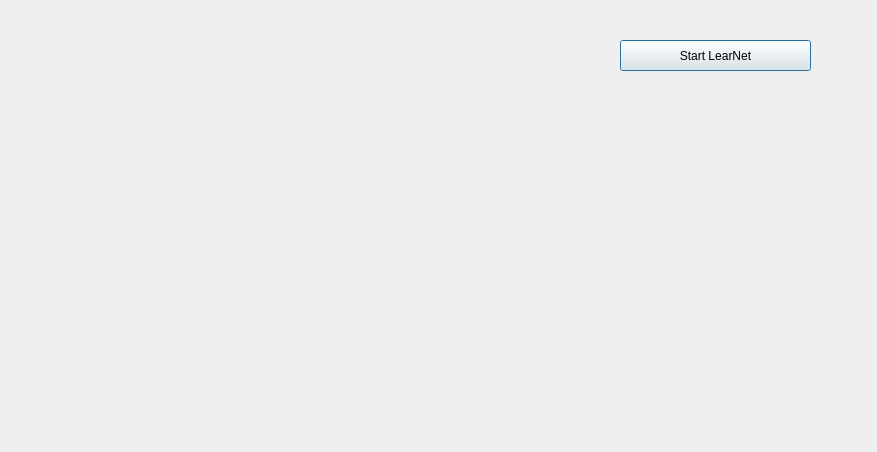
<?xml version="1.0" encoding="UTF-8"?>
<ui version="4.0">
 <class>StartLearNet</class>
 <widget class="QDialog" name="StartLearNet">
  <property name="geometry">
   <rect>
    <x>0</x>
    <y>0</y>
    <width>877</width>
    <height>452</height>
   </rect>
  </property>
  <property name="windowTitle">
   <string>Dialog</string>
  </property>
  <property name="sizeGripEnabled">
   <bool>false</bool>
  </property>
  <property name="modal">
   <bool>false</bool>
  </property>
  <widget class="QLabel" name="label">
   <property name="geometry">
    <rect>
     <x>0</x>
     <y>0</y>
     <width>881</width>
     <height>471</height>
    </rect>
   </property>
   <property name="text">
    <string/>
   </property>
   <property name="pixmap">
    <pixmap>../img2.jpg</pixmap>
   </property>
   <property name="scaledContents">
    <bool>true</bool>
   </property>
  </widget>
  <widget class="QPushButton" name="pushButton">
   <property name="geometry">
    <rect>
     <x>620</x>
     <y>40</y>
     <width>191</width>
     <height>31</height>
    </rect>
   </property>
   <property name="text">
    <string>Start LearNet</string>
   </property>
  </widget>
 </widget>
 <resources/>
 <connections/>
</ui>
